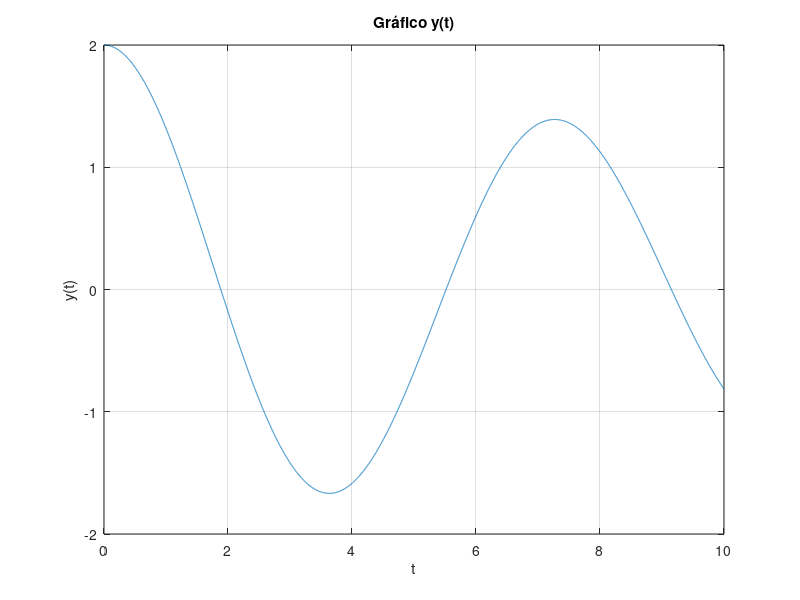
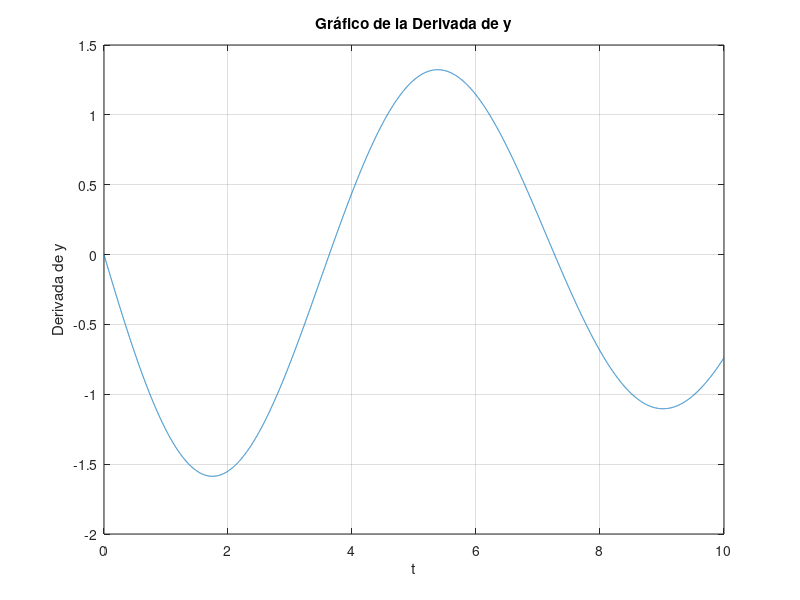

These charts were generated, in order, by the following MATLAB code:
clc;clear;close

b = 0.2;
m = 2;
k = 1.5;

t = 0:0.001:10;

x =exp(-t/20).*(2.*cos(sqrt(299).*t/20)+2/sqrt(299).*sin(sqrt(299).*t/20));
plot(t,x)
xlabel('t');
ylabel('y(t)');
title('Gráfico y(t)');
grid on;

figure(2)
dx = diff(x) ./ diff(t); % Calcula la derivada
t_derivada = t(1:end-1); % Ajusta el vector de tiempo para que tenga un valor menos


plot(t_derivada, dx);
xlabel('t');
ylabel('Derivada de y');
title('Gráfico de la Derivada de y');
grid on;